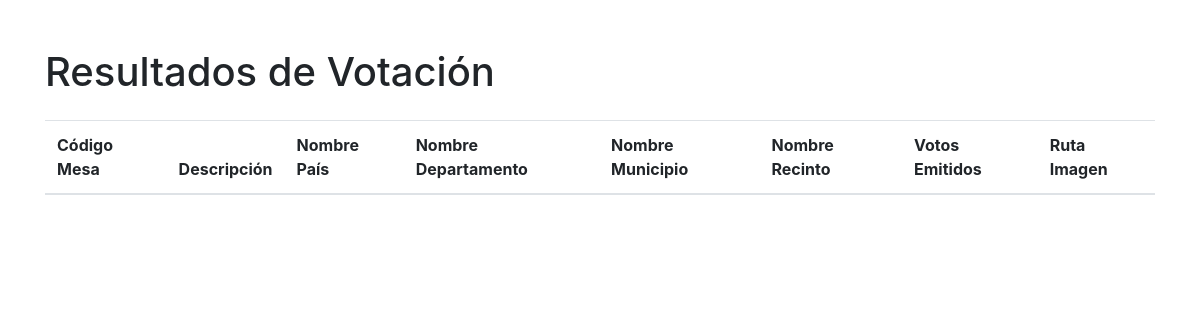
Before: / with the older database file.
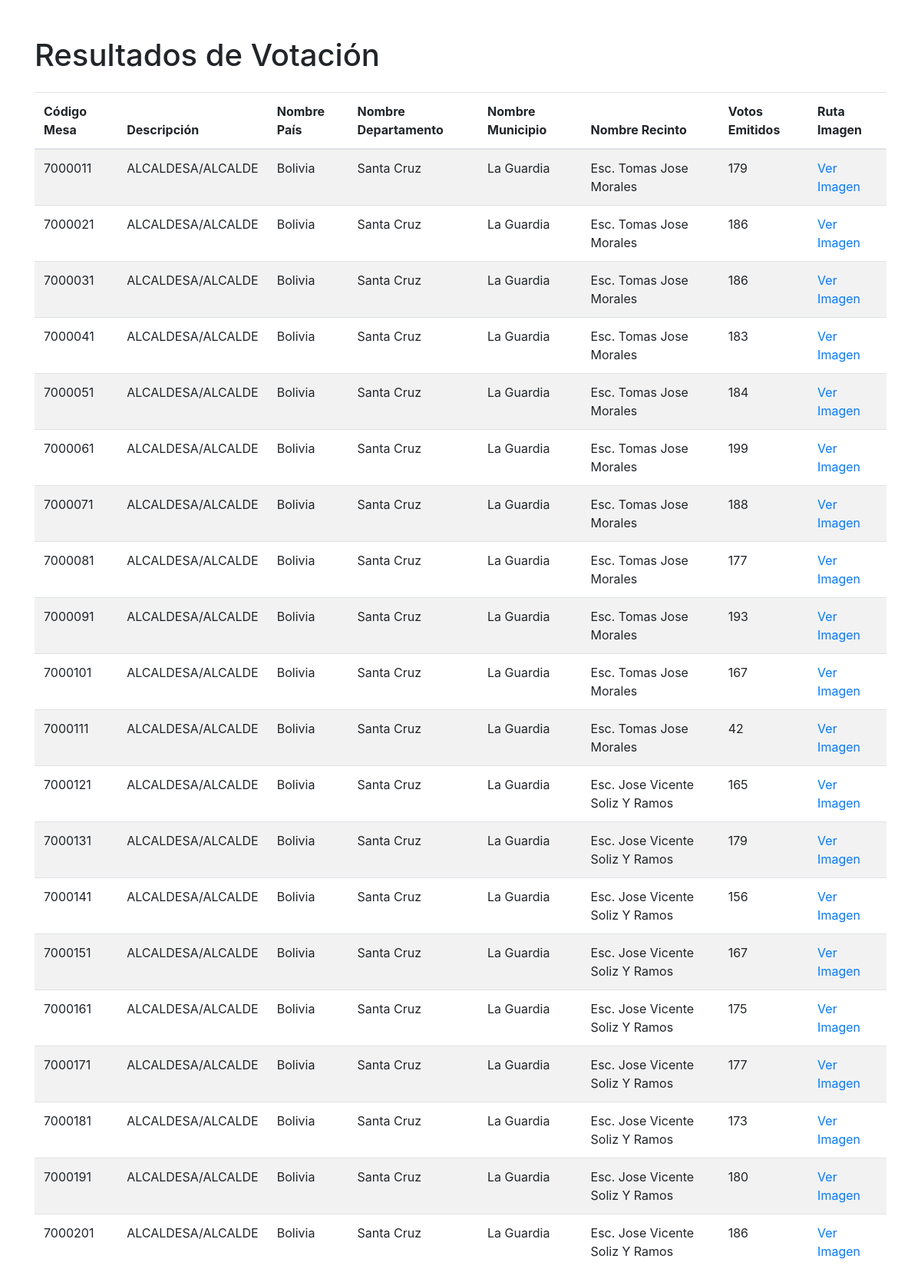
After: the same page with the newer database file.
### tables this page shows
CREATE TABLE "votaciones" (
"CODIGO_MESA" INTEGER,
  "DESCRIPCION" TEXT,
  "CODIGO_PAIS" INTEGER,
  "NOMBRE_PAIS" TEXT,
  "CODIGO_DEPARTAMENTO" INTEGER,
  "NOMBRE_DEPARTAMENTO" TEXT,
  "CODIGO_PROVINCIA" INTEGER,
  "NOMBRE_PROVINCIA" TEXT,
  "CODIGO_SECCION" INTEGER,
  "NOMBRE_MUNICIPIO" TEXT,
  "CODIGO_LOCALIDAD" INTEGER,
  "NOMBRE_LOCALIDAD" TEXT,
  "CODIGO_RECINTO" INTEGER,
  "NOMBRE_RECINTO" TEXT,
  "NUMERO_MESA" INTEGER,
  "INSCRITOS_HABILITADOS" INTEGER,
  "MNR" INTEGER,
  "MAS-IPSP" INTEGER,
  "LIBRES" INTEGER,
  "MTS" INTEGER,
  "FRI" INTEGER,
  "VOCES" INTEGER,
  "VOTO_VALIDO" INTEGER,
  "VOTO_BLANCO" INTEGER,
  "VOTO_NULO" INTEGER,
  "VOTO_EMITIDO" INTEGER,
  "VOTO_VALIDO_SISTEMA" INTEGER,
  "VOTO_EMITIDO_SISTEMA" INTEGER,
  "ruta_imagen" TEXT
);

### servidor.py (the view)
@app.route('/')
def index():
    data = get_data()
    return render_template('index.html', data=data)

### servidor.py (called while the page is built)
def get_data():
    conn = sqlite3.connect('votaciones.db')
    cursor = conn.cursor()
    cursor.execute("SELECT * FROM votaciones WHERE ruta_imagen IS NOT NULL AND ruta_imagen != ''")
    data = cursor.fetchall()
    conn.close()
    return data

### templates/index.html (shortened to what this page needs)
<!DOCTYPE html>
<html lang="es">
<head>
    <link href="https://stackpath.bootstrapcdn.com/bootstrap/4.5.2/css/bootstrap.min.css" rel="stylesheet">
</head>
<body>
    <div class="container">
        <h1 class="mt-5">Resultados de Votación</h1>
        <table class="table table-striped mt-4">
            <thead>
                <tr>
                    <th>Código Mesa</th>
                    <th>Descripción</th>
                    <th>Nombre País</th>
                    <th>Nombre Departamento</th>
                    <th>Nombre Municipio</th>
                    <th>Nombre Recinto</th>
                    <th>Votos Emitidos</th>
                    <th>Ruta Imagen</th>
                </tr>
            </thead>
            <tbody>
                {% for row in data %}
                <tr>
                    <td>{{ row[0] }}</td>
                    <td>{{ row[1] }}</td>
                    <td>{{ row[3] }}</td>
                    <td>{{ row[5] }}</td>
                    <td>{{ row[9] }}</td>
                    <td>{{ row[13] }}</td>
                    <td>{{ row[25] }}</td>
                    <td>
                        {% if row[28] %}
                        <a href="{{ row[28] }}" class="view-image" data-image="{{ row[28] }}" data-toggle="modal" data-target="#imageModal">Ver Imagen</a>
                        {% else %}
                        Sin Imagen
                        {% endif %}
                    </td>
                </tr>
                {% endfor %}
            </tbody>
        </table>
    </div>
</body>
</html>

Changed rows visible on the page:
now on this page (row edited): votaciones: CODIGO_MESA "7000011", DESCRIPCION "ALCALDESA/ALCALDE", NOMBRE_PAIS "Bolivia", NOMBRE_DEPARTAMENTO "Santa Cruz", NOMBRE_MUNICIPIO "La Guardia", NOMBRE_RECINTO "Esc. Tomas Jose Morales", VOTO_EMITIDO "179"
now on this page (row edited): votaciones: CODIGO_MESA "7000021", DESCRIPCION "ALCALDESA/ALCALDE", NOMBRE_PAIS "Bolivia", NOMBRE_DEPARTAMENTO "Santa Cruz", NOMBRE_MUNICIPIO "La Guardia", NOMBRE_RECINTO "Esc. Tomas Jose Morales", VOTO_EMITIDO "186"
now on this page (row edited): votaciones: CODIGO_MESA "7000031", DESCRIPCION "ALCALDESA/ALCALDE", NOMBRE_PAIS "Bolivia", NOMBRE_DEPARTAMENTO "Santa Cruz", NOMBRE_MUNICIPIO "La Guardia", NOMBRE_RECINTO "Esc. Tomas Jose Morales", VOTO_EMITIDO "186"
now on this page (row edited): votaciones: CODIGO_MESA "7000041", DESCRIPCION "ALCALDESA/ALCALDE", NOMBRE_PAIS "Bolivia", NOMBRE_DEPARTAMENTO "Santa Cruz", NOMBRE_MUNICIPIO "La Guardia", NOMBRE_RECINTO "Esc. Tomas Jose Morales", VOTO_EMITIDO "183"
now on this page (row edited): votaciones: CODIGO_MESA "7000051", DESCRIPCION "ALCALDESA/ALCALDE", NOMBRE_PAIS "Bolivia", NOMBRE_DEPARTAMENTO "Santa Cruz", NOMBRE_MUNICIPIO "La Guardia", NOMBRE_RECINTO "Esc. Tomas Jose Morales", VOTO_EMITIDO "184"
now on this page (row edited): votaciones: CODIGO_MESA "7000061", DESCRIPCION "ALCALDESA/ALCALDE", NOMBRE_PAIS "Bolivia", NOMBRE_DEPARTAMENTO "Santa Cruz", NOMBRE_MUNICIPIO "La Guardia", NOMBRE_RECINTO "Esc. Tomas Jose Morales", VOTO_EMITIDO "199"
now on this page (row edited): votaciones: CODIGO_MESA "7000071", DESCRIPCION "ALCALDESA/ALCALDE", NOMBRE_PAIS "Bolivia", NOMBRE_DEPARTAMENTO "Santa Cruz", NOMBRE_MUNICIPIO "La Guardia", NOMBRE_RECINTO "Esc. Tomas Jose Morales", VOTO_EMITIDO "188"
now on this page (row edited): votaciones: CODIGO_MESA "7000081", DESCRIPCION "ALCALDESA/ALCALDE", NOMBRE_PAIS "Bolivia", NOMBRE_DEPARTAMENTO "Santa Cruz", NOMBRE_MUNICIPIO "La Guardia", NOMBRE_RECINTO "Esc. Tomas Jose Morales", VOTO_EMITIDO "177"
now on this page (row edited): votaciones: CODIGO_MESA "7000091", DESCRIPCION "ALCALDESA/ALCALDE", NOMBRE_PAIS "Bolivia", NOMBRE_DEPARTAMENTO "Santa Cruz", NOMBRE_MUNICIPIO "La Guardia", NOMBRE_RECINTO "Esc. Tomas Jose Morales", VOTO_EMITIDO "193"
now on this page (row edited): votaciones: CODIGO_MESA "7000101", DESCRIPCION "ALCALDESA/ALCALDE", NOMBRE_PAIS "Bolivia", NOMBRE_DEPARTAMENTO "Santa Cruz", NOMBRE_MUNICIPIO "La Guardia", NOMBRE_RECINTO "Esc. Tomas Jose Morales", VOTO_EMITIDO "167"
now on this page (row edited): votaciones: CODIGO_MESA "7000111", DESCRIPCION "ALCALDESA/ALCALDE", NOMBRE_PAIS "Bolivia", NOMBRE_DEPARTAMENTO "Santa Cruz", NOMBRE_MUNICIPIO "La Guardia", NOMBRE_RECINTO "Esc. Tomas Jose Morales", VOTO_EMITIDO "42"
now on this page (row edited): votaciones: CODIGO_MESA "7000121", DESCRIPCION "ALCALDESA/ALCALDE", NOMBRE_PAIS "Bolivia", NOMBRE_DEPARTAMENTO "Santa Cruz", NOMBRE_MUNICIPIO "La Guardia", NOMBRE_RECINTO "Esc. Jose Vicente Soliz Y Ramos", VOTO_EMITIDO "165"
now on this page (row edited): votaciones: CODIGO_MESA "7000131", DESCRIPCION "ALCALDESA/ALCALDE", NOMBRE_PAIS "Bolivia", NOMBRE_DEPARTAMENTO "Santa Cruz", NOMBRE_MUNICIPIO "La Guardia", NOMBRE_RECINTO "Esc. Jose Vicente Soliz Y Ramos", VOTO_EMITIDO "179"
now on this page (row edited): votaciones: CODIGO_MESA "7000141", DESCRIPCION "ALCALDESA/ALCALDE", NOMBRE_PAIS "Bolivia", NOMBRE_DEPARTAMENTO "Santa Cruz", NOMBRE_MUNICIPIO "La Guardia", NOMBRE_RECINTO "Esc. Jose Vicente Soliz Y Ramos", VOTO_EMITIDO "156"
now on this page (row edited): votaciones: CODIGO_MESA "7000151", DESCRIPCION "ALCALDESA/ALCALDE", NOMBRE_PAIS "Bolivia", NOMBRE_DEPARTAMENTO "Santa Cruz", NOMBRE_MUNICIPIO "La Guardia", NOMBRE_RECINTO "Esc. Jose Vicente Soliz Y Ramos", VOTO_EMITIDO "167"
now on this page (row edited): votaciones: CODIGO_MESA "7000161", DESCRIPCION "ALCALDESA/ALCALDE", NOMBRE_PAIS "Bolivia", NOMBRE_DEPARTAMENTO "Santa Cruz", NOMBRE_MUNICIPIO "La Guardia", NOMBRE_RECINTO "Esc. Jose Vicente Soliz Y Ramos", VOTO_EMITIDO "175"
now on this page (row edited): votaciones: CODIGO_MESA "7000171", DESCRIPCION "ALCALDESA/ALCALDE", NOMBRE_PAIS "Bolivia", NOMBRE_DEPARTAMENTO "Santa Cruz", NOMBRE_MUNICIPIO "La Guardia", NOMBRE_RECINTO "Esc. Jose Vicente Soliz Y Ramos", VOTO_EMITIDO "177"
now on this page (row edited): votaciones: CODIGO_MESA "7000181", DESCRIPCION "ALCALDESA/ALCALDE", NOMBRE_PAIS "Bolivia", NOMBRE_DEPARTAMENTO "Santa Cruz", NOMBRE_MUNICIPIO "La Guardia", NOMBRE_RECINTO "Esc. Jose Vicente Soliz Y Ramos", VOTO_EMITIDO "173"
now on this page (row edited): votaciones: CODIGO_MESA "7000191", DESCRIPCION "ALCALDESA/ALCALDE", NOMBRE_PAIS "Bolivia", NOMBRE_DEPARTAMENTO "Santa Cruz", NOMBRE_MUNICIPIO "La Guardia", NOMBRE_RECINTO "Esc. Jose Vicente Soliz Y Ramos", VOTO_EMITIDO "180"
now on this page (row edited): votaciones: CODIGO_MESA "7000201", DESCRIPCION "ALCALDESA/ALCALDE", NOMBRE_PAIS "Bolivia", NOMBRE_DEPARTAMENTO "Santa Cruz", NOMBRE_MUNICIPIO "La Guardia", NOMBRE_RECINTO "Esc. Jose Vicente Soliz Y Ramos", VOTO_EMITIDO "186"
